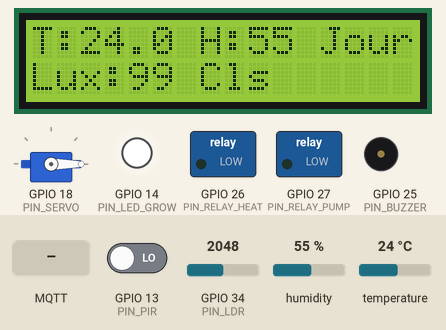
Simulated run of this program. Board: ESP32. Shown: servo, 16×2 character LCD, switched loads named in the program (green lamp = pin HIGH), output pins drawn as LEDs (lit = HIGH), buzzer (waves = sounding, pin HIGH). The test bench sets the inputs (shaded band); at power-on: temperature 24 °C, GPIO 34 (PIN_LDR) = 2048, GPIO 13 (PIN_PIR) LOW, humidity 55 %. WiFi joins after 1.5 s; servers stay silent unless stated; the local clock reads 2024-03-15 10:24:30 at power-on unless the program sets it; random numbers use the default seed unless the program sets one; no MQTT or app messages arrive unless stated; what the program prints to the serial monitor is not drawn.

Above: at 2.7 s.
2.8 s: temperature set to 33 °C
At 5.8 s:
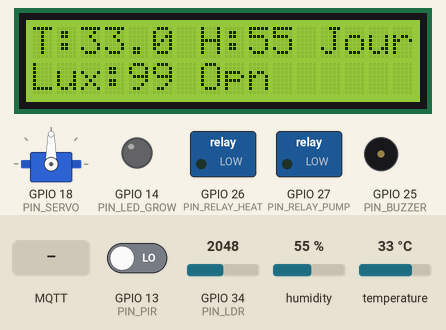
6.1 s: temperature set to 28.4 °C
At 8.2 s:
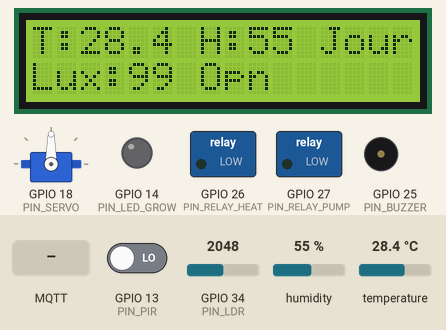
9.1 s: temperature set to 27.6 °C
At 11.8 s:
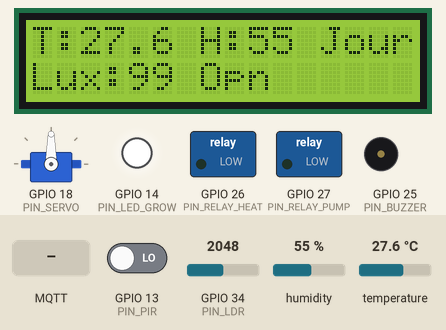
12.1 s: GPIO 34 (PIN_LDR) set to 3367
At 13.3 s:
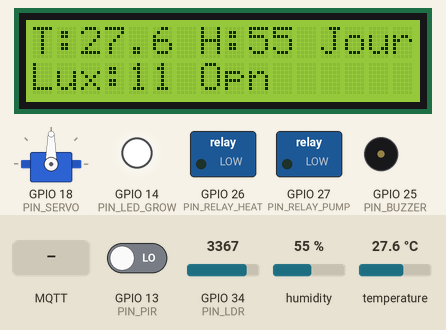
14.1 s: GPIO 34 (PIN_LDR) set to 3440
At 14.9 s:
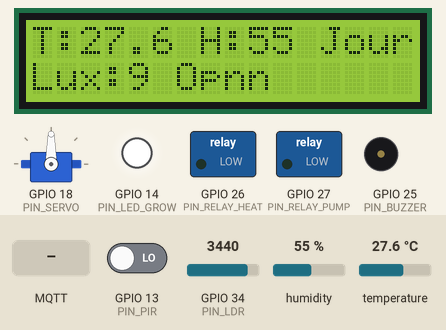
16.1 s: MQTT message "MANUAL" arrives on the first subscribed topic
At 17.9 s:
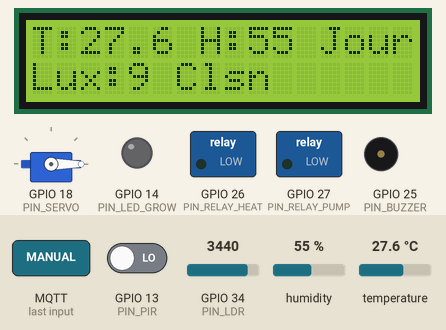
Timing chart, 0 to 19.1 s (numbered marks = the images above; inputs shaded):
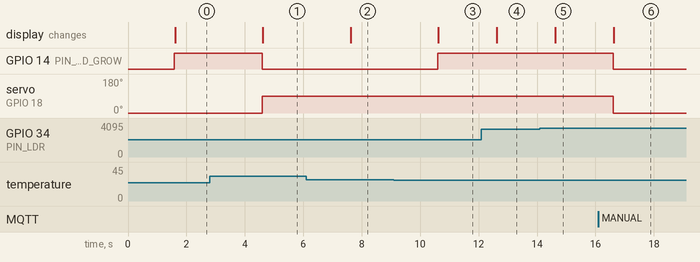

The program:

main.cpp
```cpp
#include <Arduino.h>
#include <WiFi.h>
#include <PubSubClient.h>
#include <DHT.h>
#include <Wire.h>
#include <LiquidCrystal_I2C.h>
#include <ESP32Servo.h>
#include <ArduinoJson.h>
#include <time.h>

const char* WIFI_SSID = "Wokwi-GUEST";
const char* WIFI_PASSWORD = "";
const char* MQTT_SERVER = "broker.emqx.io";
const int MQTT_PORT = 1883;

const char* TOPIC_DATA = "greenguard/data";
const char* TOPIC_CONTROL = "greenguard/control";
const char* TOPIC_ALARM = "greenguard/alarm";
const char* TOPIC_SETTINGS = "greenguard/settings";

const char* ntpServer = "pool.ntp.org";
const long gmtOffset_sec = 3600;
const int daylightOffset_sec = 3600;
bool demoTimeMode = false;
int demoHour = 12;

#define PIN_DHT 15
#define PIN_LDR 34
#define PIN_PIR 13
#define PIN_SERVO 18
#define PIN_RELAY_HEAT 26
#define PIN_RELAY_PUMP 27
#define PIN_LED_GROW 14
#define PIN_BUZZER 25

float TEMP_MIN = 18.0;
float TEMP_MAX = 28.0;
float HUM_MIN = 40.0;
int LIGHT_THRESHOLD = 500;

DHT dht(PIN_DHT, DHT22);
LiquidCrystal_I2C lcd(0x27, 16, 2);
Servo myServo;
WiFiClient espClient;
PubSubClient client(espClient);

float temp = 0;
float hum = 0;
int lightLevel = 0;
bool motionDetected = false;

bool heaterState = false;
bool pumpState = false;
bool lightState = false;
bool fanOpen = false;

bool autoMode = true;
bool manualFan = false;
bool manualPump = false;
bool manualHeat = false;
bool manualLight = false;
bool simulationMode = false;

unsigned long lastTelemetry = 0;
unsigned long lastSensorRead = 0;
unsigned long pumpStartTime = 0;
bool pumpRunning = false;
unsigned long lastMqttReconnectAttempt = 0;

void setupWiFi();
void connectMQTT();
void mqttCallback(char* topic, byte* payload, unsigned int length);
void readSensors();
void logicClimate();
void logicIrrigation();
void logicLighting();
void logicSecurity();
void updateLCD();
void sendTelemetry();
void setupTime();
bool isNight();
int rawToLux(int raw);

void setup() {
  Serial.begin(115200);
  setCpuFrequencyMhz(80);

  pinMode(PIN_RELAY_HEAT, OUTPUT);
  pinMode(PIN_RELAY_PUMP, OUTPUT);
  pinMode(PIN_LED_GROW, OUTPUT);
  pinMode(PIN_PIR, INPUT);
  pinMode(PIN_BUZZER, OUTPUT);

  dht.begin();
  myServo.attach(PIN_SERVO);
  myServo.write(0);

  lcd.init();
  lcd.backlight();
  lcd.setCursor(0, 0);
  lcd.print("GreenGuard Init");

  setupWiFi();
  setupTime();
  client.setServer(MQTT_SERVER, MQTT_PORT);
  client.setCallback(mqttCallback);
}

void loop() {
  if (WiFi.status() != WL_CONNECTED) setupWiFi();
  if (!client.connected()) connectMQTT();
  client.loop();

  unsigned long now = millis();

  if (now - lastSensorRead > 1000) {
    readSensors();
    lastSensorRead = now;

    if (autoMode) {
      logicClimate();
      logicIrrigation();
      logicLighting();
    } else {
      digitalWrite(PIN_RELAY_HEAT, manualHeat ? HIGH : LOW);
      digitalWrite(PIN_RELAY_PUMP, manualPump ? HIGH : LOW);
      digitalWrite(PIN_LED_GROW, manualLight ? HIGH : LOW);
      myServo.write(manualFan ? 90 : 0);
      heaterState = manualHeat;
      pumpState = manualPump;
      lightState = manualLight;
      fanOpen = manualFan;
    }
  }

  logicSecurity();

  if (now - lastTelemetry > 1000) {
    updateLCD();
    sendTelemetry();
    lastTelemetry = now;
  }
}

int rawToLux(int raw) {
  raw = 4095 - raw;
  if (raw <= 0) return 0;
  if (raw >= 4095) return 100000;

  float voltage = raw / 4095.0 * 3.3;
  float r_ldr = (3.3 * 10000.0 / voltage) - 10000.0;
  if (r_ldr < 0) r_ldr = 0;

  float lux = 10.0 * pow(r_ldr / 50000.0, -1.0 / 0.7);
  return (int)lux;
}

void readSensors() {
  motionDetected = digitalRead(PIN_PIR);

  float t = dht.readTemperature();
  float h = dht.readHumidity();
  int raw = analogRead(PIN_LDR);
  int realLux = rawToLux(raw);

  if (!simulationMode) {
    if (!isnan(t)) temp = t;
    if (!isnan(h)) hum = h;
    lightLevel = realLux;
  } else {
    if (heaterState) temp += 0.1;
    if (fanOpen) temp -= 0.1;
    if (lightState) temp += 0.05;

    if (pumpState) hum += 0.5;
    if (fanOpen) hum -= 0.2;

    if (lightState) lightLevel += 50;

    if (temp > 50.0) temp = 50.0;
    if (temp < 0.0) temp = 0.0;
    if (hum > 100.0) hum = 100.0;
    if (hum < 0.0) hum = 0.0;
    if (lightLevel > 50000) lightLevel = 50000;
    if (lightLevel < 0) lightLevel = 0;
  }
}

void logicClimate() {
  if (temp < TEMP_MIN) {
    digitalWrite(PIN_RELAY_HEAT, HIGH);
    heaterState = true;
  } else if (temp > TEMP_MIN + 1.0) {
    digitalWrite(PIN_RELAY_HEAT, LOW);
    heaterState = false;
  }

  if (temp > TEMP_MAX) {
    myServo.write(90);
    fanOpen = true;
    digitalWrite(PIN_RELAY_HEAT, LOW);
    heaterState = false;
  } else if (temp < TEMP_MAX - 1.0) {
    myServo.write(0);
    fanOpen = false;
  }
}

void logicIrrigation() {
  if (hum < HUM_MIN) {
    digitalWrite(PIN_RELAY_PUMP, HIGH);
    pumpState = true;
  } else {
    digitalWrite(PIN_RELAY_PUMP, LOW);
    pumpState = false;
  }
}

void logicLighting() {
  if (!isNight() && lightLevel < LIGHT_THRESHOLD && temp < TEMP_MAX) {
    digitalWrite(PIN_LED_GROW, HIGH);
    lightState = true;
  } else {
    digitalWrite(PIN_LED_GROW, LOW);
    lightState = false;
  }
}

void logicSecurity() {
  static bool alarmActive = false;
  bool currentMotion = digitalRead(PIN_PIR);

  if (isNight() || simulationMode) {
    if (currentMotion && !alarmActive) {
      client.publish(TOPIC_ALARM, "ON");
      tone(PIN_BUZZER, 1000);
      alarmActive = true;
      lcd.clear();
      lcd.print("!! ALERTE !!");
      lcd.setCursor(0, 1);
      lcd.print("INTRUSION");
    } else if (!currentMotion && alarmActive) {
      client.publish(TOPIC_ALARM, "OFF");
      noTone(PIN_BUZZER);
      alarmActive = false;
      lcd.clear();
    }
  } else {
    if (alarmActive) {
      client.publish(TOPIC_ALARM, "OFF");
      noTone(PIN_BUZZER);
      alarmActive = false;
      lcd.clear();
    }
  }
}

void setupTime() {
  setenv("TZ", "CET-1CEST,M3.5.0,M10.5.0/3", 1);
  tzset();
  configTime(0, 0, "pool.ntp.org", "time.google.com");

  time_t now = time(nullptr);
  int retry = 0;
  while (now < 8 * 3600 * 2 && retry < 20) {
    delay(500);
    now = time(nullptr);
    retry++;
  }
}

bool isNight() {
  if (demoTimeMode) {
    return (demoHour >= 22 || demoHour < 6);
  }

  struct tm timeinfo;
  if (!getLocalTime(&timeinfo, 50)) {
    return false;
  }

  return (timeinfo.tm_hour >= 22 || timeinfo.tm_hour < 6);
}

void updateLCD() {
  lcd.setCursor(0, 0);
  lcd.printf("T:%.1f H:%.0f %s", temp, hum, isNight() ? "Nuit" : "Jour");
  lcd.setCursor(0, 1);
  lcd.printf("Lux:%d %s", lightLevel, fanOpen ? "Opn" : "Cls");
}

void sendTelemetry() {
  StaticJsonDocument<512> doc;
  doc["temp"] = temp;
  doc["hum"] = hum;
  doc["lux"] = lightLevel;
  doc["heat"] = heaterState;
  doc["pump"] = pumpState;
  doc["fan"] = fanOpen;
  doc["light"] = lightState;
  doc["auto"] = autoMode;
  doc["motion"] = motionDetected;

  if (demoTimeMode) {
    char timeStr[16];
    sprintf(timeStr, "%02d:00:00", demoHour);
    doc["time"] = timeStr;
  } else {
    struct tm timeinfo;
    if (getLocalTime(&timeinfo, 100)) {
      char timeStr[16];
      strftime(timeStr, sizeof(timeStr), "%H:%M:%S", &timeinfo);
      doc["time"] = timeStr;
    } else {
      doc["time"] = "--:--:--";
    }
  }
  doc["isNight"] = isNight();

  char buffer[512];
  serializeJson(doc, buffer);
  client.publish(TOPIC_DATA, buffer);
}

void setupWiFi() {
  if (WiFi.status() == WL_CONNECTED) return;

  Serial.println();
  Serial.print("Connecting to ");
  Serial.println(WIFI_SSID);

  WiFi.mode(WIFI_STA);
  WiFi.begin(WIFI_SSID, WIFI_PASSWORD);

  int attempts = 0;
  while (WiFi.status() != WL_CONNECTED && attempts < 20) {
    delay(500);
    Serial.print(".");
    attempts++;
  }

  if (WiFi.status() == WL_CONNECTED) {
    Serial.println("");
    Serial.println("WiFi connected");
    Serial.println("IP address: ");
    Serial.println(WiFi.localIP());
  } else {
    Serial.println("");
    Serial.println("WiFi connection failed");
  }
}

void connectMQTT() {
  if (WiFi.status() != WL_CONNECTED) return;

  unsigned long now = millis();
  if (now - lastMqttReconnectAttempt > 5000) {
    lastMqttReconnectAttempt = now;
    Serial.print("Attempting MQTT connection...");
    String clientId = "GreenGuard_" + String(random(0xffff), HEX);

    if (client.connect(clientId.c_str())) {
      Serial.println("connected");
      client.subscribe(TOPIC_CONTROL);
      client.subscribe(TOPIC_SETTINGS);
    } else {
      Serial.print("failed, rc=");
      Serial.print(client.state());
      Serial.println(" try again in 5 seconds");
    }
  }
}

void mqttCallback(char* topic, byte* payload, unsigned int length) {
  String msg;
  for (int i = 0; i < length; i++) msg += (char)payload[i];

  if (String(topic) == TOPIC_CONTROL) {
    if (msg == "AUTO") autoMode = true;
    if (msg == "MANUAL") autoMode = false;

    if (!autoMode) {
      if (msg == "FAN_ON") manualFan = true;
      if (msg == "FAN_OFF") manualFan = false;
      if (msg == "HEAT_ON") manualHeat = true;
      if (msg == "HEAT_OFF") manualHeat = false;
      if (msg == "PUMP_ON") manualPump = true;
      if (msg == "PUMP_OFF") manualPump = false;
      if (msg == "LIGHT_ON") manualLight = true;
      if (msg == "LIGHT_OFF") manualLight = false;
    }

    if (msg == "TIME_DEMO_ON") demoTimeMode = true;
    if (msg == "TIME_DEMO_OFF") demoTimeMode = false;
    if (msg.startsWith("SET_HOUR:")) {
      demoHour = msg.substring(9).toInt();
    }

    if (msg == "SIM_ON") simulationMode = true;
    if (msg == "SIM_OFF") simulationMode = false;

    if (autoMode) {
      logicClimate();
      logicIrrigation();
      logicLighting();
      logicSecurity();
    }
    sendTelemetry();
  } else if (String(topic) == TOPIC_SETTINGS) {
    StaticJsonDocument<200> doc;
    DeserializationError error = deserializeJson(doc, msg);
    if (!error) {
      if (doc.containsKey("min_t")) TEMP_MIN = doc["min_t"];
      if (doc.containsKey("max_t")) TEMP_MAX = doc["max_t"];
      if (doc.containsKey("min_h")) HUM_MIN = doc["min_h"];
      if (doc.containsKey("min_l")) LIGHT_THRESHOLD = doc["min_l"];

      lcd.clear();
      lcd.setCursor(0, 0);
      lcd.print("CONFIG UPDATE!");
      lcd.setCursor(0, 1);
      lcd.print("T:" + String(TEMP_MIN, 1) + "-" + String(TEMP_MAX, 1));

      if (autoMode) {
        logicClimate();
        logicIrrigation();
        logicLighting();
      }

      delay(2000);
      lcd.clear();
    }
  }
}
```

Measured:
- the behaviour switches between 28 and 27.9 °C on temperature (found by bisection; images 2 and 3)
- the behaviour switches between 3412 and 3413 on GPIO 34 (PIN_LDR) (found by bisection; images 4 and 5)
- after the input at 2.8 s, GPIO 14 (PIN_LED_GROW): HIGH → LOW after 1.8 s; servo on GPIO 18 (PIN_SERVO): 0° → 90° after 1.8 s; the display: changes after 1.8 s (image 1)
- after the input at 6.1 s, the display: changes after 1.5 s (image 2)
- after the input at 9.1 s, GPIO 14 (PIN_LED_GROW): LOW → HIGH after 1.5 s; the display: changes after 1.5 s (image 3)
- after the input at 12.1 s, the display: changes after 0.52 s (image 4)
- after the input at 14.1 s, the display: changes after 0.52 s (image 5)
- after the input at 16.1 s, GPIO 14 (PIN_LED_GROW): HIGH → LOW after 0.51 s; servo on GPIO 18 (PIN_SERVO): 90° → 0° after 0.51 s; the display: changes after 0.53 s (image 6)
